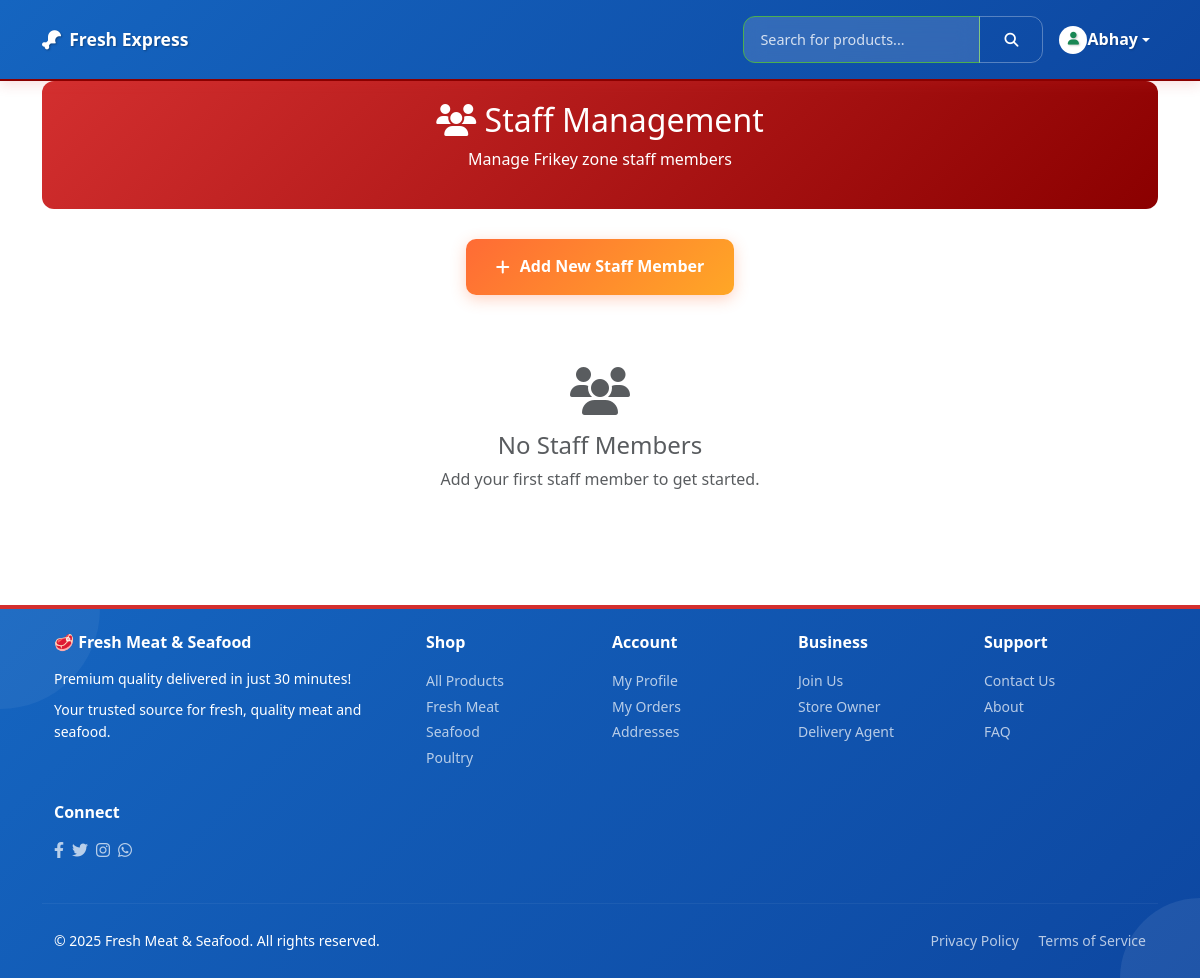
The app's page /stores/staff/ (signed in), older data.
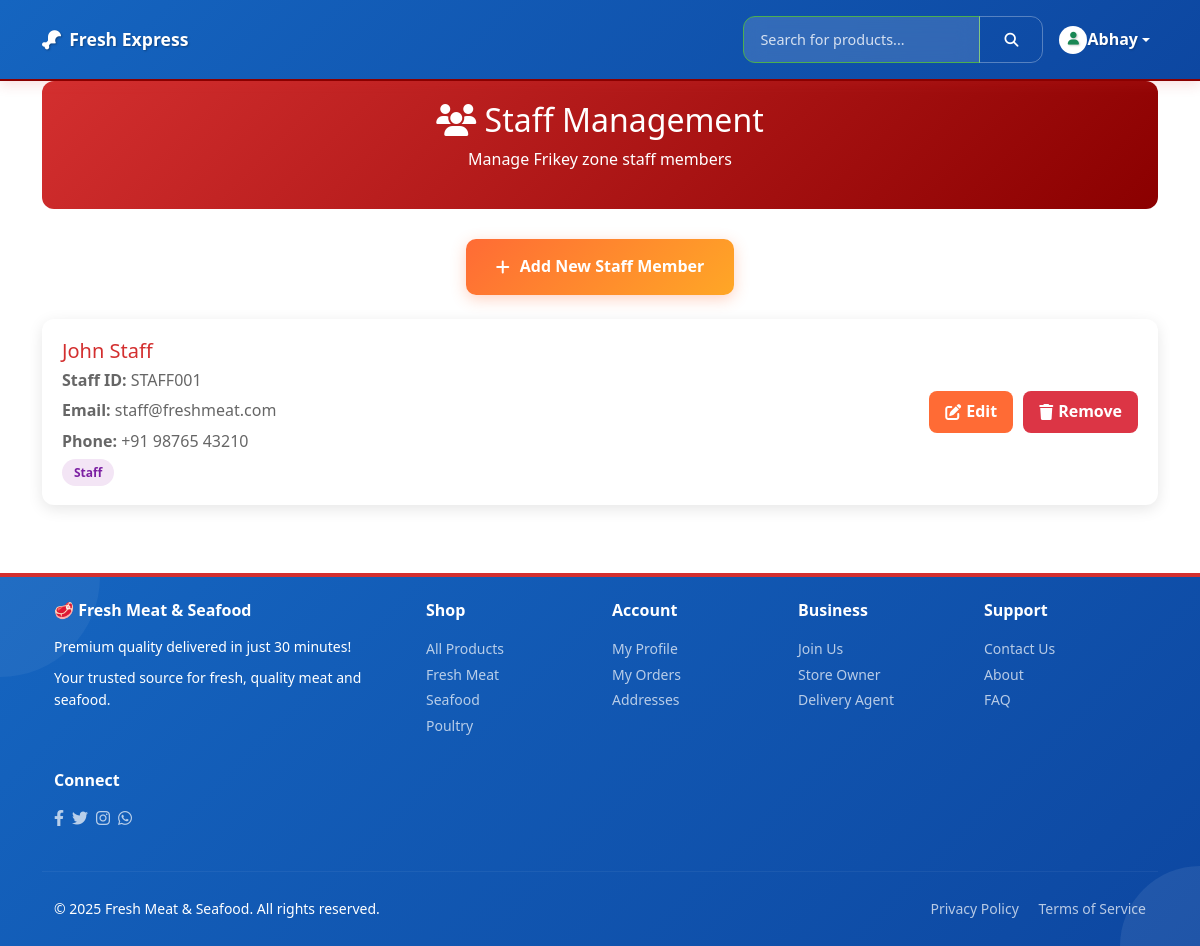
The same page, newer data.
### stores/models.py (models this page shows, shortened)
class StoreStaff(TimeStampedModel):
    STAFF_ROLES = [
        ('staff', 'Staff'),
    ]
    store = models.ForeignKey(Store, on_delete=models.CASCADE)
    user = models.ForeignKey(User, on_delete=models.CASCADE)
    staff_id = models.CharField(max_length=20, default='STAFF001', help_text="Unique staff ID for this store")
    role = models.CharField(max_length=20, choices=STAFF_ROLES, default='staff')
    is_active = models.BooleanField(default=True)
    class Meta:
        unique_together = [['store', 'user'], ['store', 'staff_id']]

### accounts/models.py (models this page shows, shortened)
class User(AbstractUser):
    USER_TYPES = [
        ('customer', 'Customer'),
        ('store_owner', 'Store Owner'),
        ('store_staff', 'Store Staff'),
        ('delivery_agent', 'Delivery Agent'),
        ('admin', 'Admin'),
    ]
    user_type = models.CharField(max_length=20, choices=USER_TYPES, default='customer')
    phone_number = models.CharField(max_length=15, blank=True, null=True)
    email_verified = models.BooleanField(default=False)
    phone_verified = models.BooleanField(default=False)
    created_at = models.DateTimeField(auto_now_add=True)
    updated_at = models.DateTimeField(auto_now=True)

### stores/staff_views.py (the view)
# urls.py: path('staff/', staff_views.StaffManagementView.as_view(), name='staff_list'),
class StaffManagementView(StoreRequiredMixin, ListView):
    template_name = 'stores/staff/staff_list.html'
    context_object_name = 'staff_members'
    def get_queryset(self):
        return StoreStaff.objects.filter(
            store__owner=self.request.user,
            is_active=True
        ).select_related('user', 'store')
    def get_context_data(self, **kwargs):
        context = super().get_context_data(**kwargs)
        context['store'] = Store.objects.filter(owner=self.request.user).first()
        return context

### accounts/models.py (called while the page is built)
    @classmethod
    def get_active_banners(cls, location=None):
        now = timezone.now()
        queryset = cls.objects.filter(
            is_active=True,
            valid_from__lte=now,
            valid_until__gte=now
        ).order_by('display_order', '-created_at')
        if location:
            queryset = queryset.filter(display_location=location)
        return queryset

### core/banner_context.py (called while the page is built)
def promotional_banners(request):
    return {
        'home_top_banners': PromotionalBanner.get_active_banners('home_top'),
        'home_middle_banners': PromotionalBanner.get_active_banners('home_middle'),
        'home_bottom_banners': PromotionalBanner.get_active_banners('home_bottom'),
        'loyalty_banners': PromotionalBanner.get_active_banners('loyalty_dashboard'),
        'checkout_banners': PromotionalBanner.get_active_banners('checkout'),
    }

### core/context_processors.py (called while the page is built, shortened)
def admin_context(request):
    context = {}
    return context

### templates/stores/staff/staff_list.html (shortened to what this page needs)
{% extends 'base_mobile.html' %}
{% load static %}
{% block content %}
<div class="container">
    <div class="staff-header">
        <h2><i class="fas fa-users"></i> Staff Management</h2>
        <p>Manage {{ store.name }} staff members</p>
    </div>
    <div class="text-center mb-4">
        <a href="{% url 'stores:staff_create' %}" class="btn-add-staff">
            <i class="fas fa-plus"></i>
            Add New Staff Member
        </a>
    </div>
    {% if staff_members %}
        {% for staff in staff_members %}
        <div class="staff-card">
            <div class="staff-info">
                <div class="staff-details">
                    <h5>{{ staff.user.get_full_name }}</h5>
                    <p><strong>Staff ID:</strong> {{ staff.staff_id }}</p>
                    <p><strong>Email:</strong> {{ staff.user.email }}</p>
                    {% if staff.user.phone_number %}
                    <p><strong>Phone:</strong> {{ staff.user.phone_number }}</p>
                    {% endif %}
                    <span class="role-badge role-{{ staff.role }}">{{ staff.get_role_display }}</span>
                </div>
                <div class="staff-actions">
                    <a href="{% url 'stores:staff_detail' staff.pk %}" class="btn-staff btn-edit">
                        <i class="fas fa-edit"></i> Edit
                    </a>
                    <a href="{% url 'stores:staff_delete' staff.pk %}" class="btn-staff btn-delete">
                        <i class="fas fa-trash"></i> Remove
                    </a>
                </div>
            </div>
        </div>
        {% endfor %}
    {% else %}
        <div class="text-center py-5">
            <i class="fas fa-users fa-3x text-muted mb-3"></i>
            <h4 class="text-muted">No Staff Members</h4>
            <p class="text-muted">Add your first staff member to get started.</p>
        </div>
    {% endif %}
</div>
{% endblock %}

Row changes from the older to the newer data that the page shows:
added StoreStaff: user.get_full_name "John Staff", staff_id "STAFF001", user.email "staff@freshmeat.com", user.phone_number "+91 98765 43210", role "Staff"
Text that changed along with them:
text no longer shown: "No Staff Members Add your first staff member to get started."
